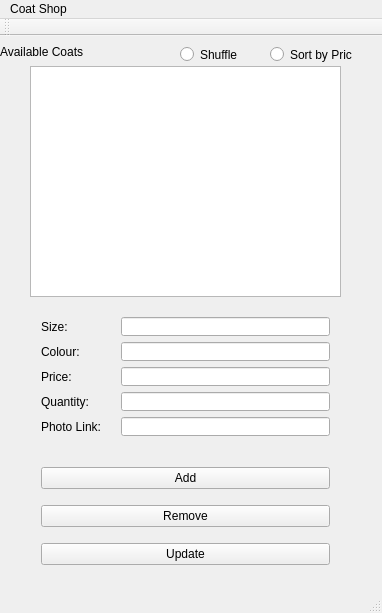
<?xml version="1.0" encoding="UTF-8"?>
<ui version="4.0">
 <class>Assig11Class</class>
 <widget class="QMainWindow" name="Assig11Class">
  <property name="geometry">
   <rect>
    <x>0</x>
    <y>0</y>
    <width>382</width>
    <height>613</height>
   </rect>
  </property>
  <property name="windowTitle">
   <string>Assig11</string>
  </property>
  <widget class="QWidget" name="centralWidget">
   <widget class="QWidget" name="verticalLayoutWidget">
    <property name="geometry">
     <rect>
      <x>30</x>
      <y>410</y>
      <width>311</width>
      <height>141</height>
     </rect>
    </property>
    <layout class="QVBoxLayout" name="verticalLayout">
     <item>
      <widget class="QPushButton" name="add_button">
       <property name="text">
        <string>Add</string>
       </property>
      </widget>
     </item>
     <item>
      <widget class="QPushButton" name="remove_button">
       <property name="text">
        <string>Remove</string>
       </property>
      </widget>
     </item>
     <item>
      <widget class="QPushButton" name="update_button">
       <property name="text">
        <string>Update</string>
       </property>
      </widget>
     </item>
    </layout>
   </widget>
   <widget class="QWidget" name="verticalLayoutWidget_2">
    <property name="geometry">
     <rect>
      <x>110</x>
      <y>270</y>
      <width>231</width>
      <height>141</height>
     </rect>
    </property>
    <layout class="QVBoxLayout" name="verticalLayout_2">
     <item>
      <widget class="QLineEdit" name="sizeEdit"/>
     </item>
     <item>
      <widget class="QLineEdit" name="colourEdit"/>
     </item>
     <item>
      <widget class="QLineEdit" name="priceEdit"/>
     </item>
     <item>
      <widget class="QLineEdit" name="quantityEdit"/>
     </item>
     <item>
      <widget class="QLineEdit" name="linkEdit"/>
     </item>
    </layout>
   </widget>
   <widget class="QWidget" name="verticalLayoutWidget_3">
    <property name="geometry">
     <rect>
      <x>30</x>
      <y>270</y>
      <width>81</width>
      <height>141</height>
     </rect>
    </property>
    <layout class="QVBoxLayout" name="verticalLayout_3">
     <item>
      <widget class="QLabel" name="label_2">
       <property name="text">
        <string>Size:</string>
       </property>
      </widget>
     </item>
     <item>
      <widget class="QLabel" name="label">
       <property name="text">
        <string>Colour:</string>
       </property>
      </widget>
     </item>
     <item>
      <widget class="QLabel" name="label_5">
       <property name="text">
        <string>Price:</string>
       </property>
      </widget>
     </item>
     <item>
      <widget class="QLabel" name="label_4">
       <property name="text">
        <string>Quantity:</string>
       </property>
      </widget>
     </item>
     <item>
      <widget class="QLabel" name="label_3">
       <property name="text">
        <string>Photo Link:</string>
       </property>
      </widget>
     </item>
    </layout>
   </widget>
   <widget class="QLabel" name="label_6">
    <property name="geometry">
     <rect>
      <x>0</x>
      <y>0</y>
      <width>151</width>
      <height>31</height>
     </rect>
    </property>
    <property name="text">
     <string>Available Coats</string>
    </property>
   </widget>
   <widget class="QListWidget" name="coatListWidget">
    <property name="geometry">
     <rect>
      <x>30</x>
      <y>30</y>
      <width>311</width>
      <height>231</height>
     </rect>
    </property>
   </widget>
   <widget class="QRadioButton" name="sortRadioButton">
    <property name="geometry">
     <rect>
      <x>270</x>
      <y>10</y>
      <width>82</width>
      <height>17</height>
     </rect>
    </property>
    <property name="text">
     <string>Sort by Price</string>
    </property>
   </widget>
   <widget class="QRadioButton" name="shuffleRadioButton">
    <property name="geometry">
     <rect>
      <x>180</x>
      <y>10</y>
      <width>82</width>
      <height>17</height>
     </rect>
    </property>
    <property name="text">
     <string>Shuffle</string>
    </property>
   </widget>
  </widget>
  <widget class="QMenuBar" name="menuBar">
   <property name="geometry">
    <rect>
     <x>0</x>
     <y>0</y>
     <width>382</width>
     <height>21</height>
    </rect>
   </property>
   <widget class="QMenu" name="menuCoat_Shop">
    <property name="title">
     <string>Coat Shop</string>
    </property>
   </widget>
   <addaction name="menuCoat_Shop"/>
  </widget>
  <widget class="QToolBar" name="mainToolBar">
   <attribute name="toolBarArea">
    <enum>TopToolBarArea</enum>
   </attribute>
   <attribute name="toolBarBreak">
    <bool>false</bool>
   </attribute>
  </widget>
  <widget class="QStatusBar" name="statusBar"/>
 </widget>
 <layoutdefault spacing="6" margin="11"/>
 <resources>
  <include location="Assig11.qrc"/>
 </resources>
 <connections/>
</ui>
